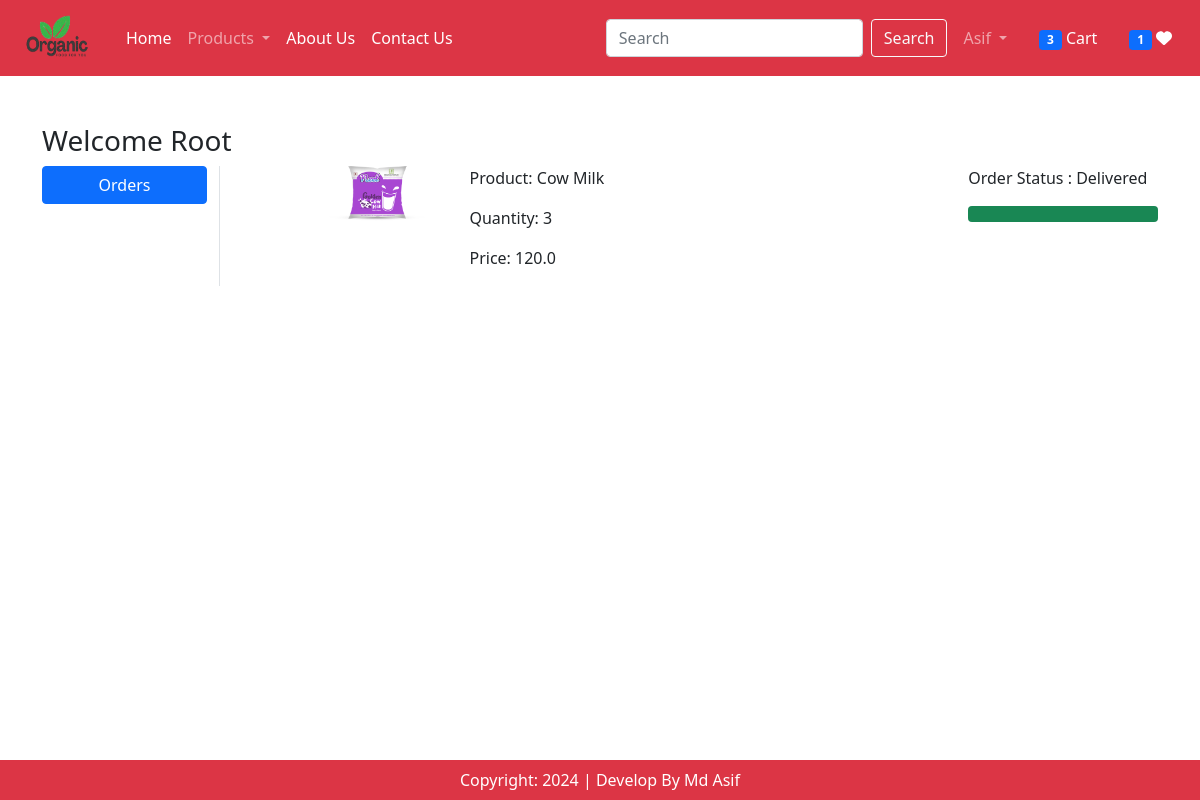
Screenshot of /orders/ (signed in) with the database file from the repository.
### app/models.py (models this page shows, shortened)
class OrderPlaced(models.Model):
    user = models.ForeignKey(User,on_delete=models.CASCADE)
    customer = models.ForeignKey(Customer,on_delete=models.CASCADE)
    product = models.ForeignKey(Product,on_delete=models.CASCADE)
    quantity = models.PositiveIntegerField(default=1)
    ordered_date = models.DateTimeField(auto_now_add=True)
    status = models.CharField(max_length=50,choices=STATUS_CHOICES, default='Pending')
    payment = models.ForeignKey(Payment,on_delete=models.CASCADE,default="")
    @property
    def total_cost(self):
        return self.quantity * self.product.discounted_price

class Product(models.Model):
    title = models.CharField(max_length=100)
    selling_price = models.FloatField()
    discounted_price = models.FloatField()
    description = models.TextField()
    composition = models.TextField(default='')
    prodapp = models.TextField(default='')
    category = models.CharField(choices=CATEGORY_CHOICES, max_length=2)
    product_image = models.ImageField(upload_to='product')

### app/views.py (the view)
# urls.py: path("orders/", views.orders, name="orders"),
@login_required
def orders(request):
    totalitem = 0
    wishitem = 0
    if request.user.is_authenticated:
        totalitem = len(Cart.objects.filter(user=request.user))
        wishitem = len(Wishlist.objects.filter(user=request.user))
    order_placed = OrderPlaced.objects.filter(user=request.user)
    return render(request,'app/orders.html', locals())

### app/templates/app/orders.html (shortened to what this page needs)
{% extends 'app/base.html' %}
{% load static %}
{% block main-content %}
<div class="container my-5">
    <div class="row">
        <h3> Welcome <span class="text-capitalize"> {{request.user}} </span></h3>
        <div class="col-sm-2 border-end">
            <ul class="list-unstyled">
              <li class="d-grid"><a href="{% url 'orders' %}" class="btn btn-primary">Orders</a> </li>
            </ul>
        </div>
        <div class="col-sm-9 offset-sm-1">
            {% for op in order_placed %}
            <div class="row">
                <div class="col-sm-2">
                    <img src="{{op.product.product_image.url}}" class="img-fluid" height="100" width="100"/>
                </div>
                <div class="col-sm-7">
                    <p>Product: {{op.product.title}}</p>
                    <p>Quantity: {{op.quantity}}</p>
                    <p>Price: {{op.total_cost}} </p>
                </div>
                <div class="col-sm-3">
                    <p>Order Status : {{op.status}}</p>
                    {% if op.status == "Delivered" %}
                            <div class="progress">
                                <div class="progress-bar bg-success" role="progressbar" style="width: 100%" aria-valuenow="100" aria-valuemin="0" aria-valuemax="100"></div>
                            </div>
                    {% endif %}
                </div>
            </div>
           {% endfor %}
        </div>
    </div>
</div>
{% endblock main-content %}

### rows the page displays
OrderPlaced: product.product_image (picture), product "Cow Milk", quantity "3", total_cost "120.0", status "Delivered"

### other values shown
{{ totalitem }} "3"
{{ wishitem }} "1"
{{ request.user }} "Root"
